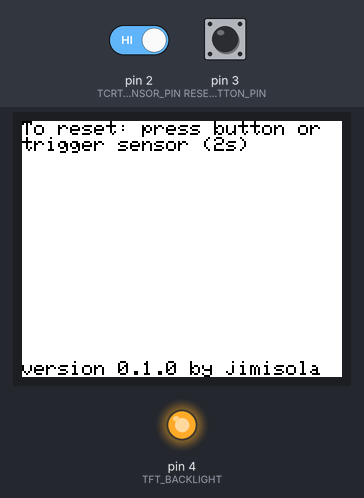
A program run on a simulated Arduino Nano, built with avr-gcc and run on an emulated ATmega328P. Parts: 160×128 colour display, output pins drawn as LEDs (lit = HIGH). The inputs (shaded band) are chosen by the test bench; at power-on: pin 2 (TCRT500_DIGITAL_SENSOR_PIN) HIGH, pin 3 (RESET_BUTTON_PIN) HIGH.

Above: at 0.2 s.
At 4.4 s:
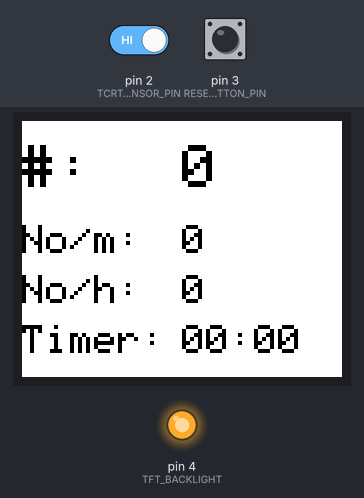
4.5 s: pin 2 (TCRT500_DIGITAL_SENSOR_PIN) driven LOW
At 4.98 s:
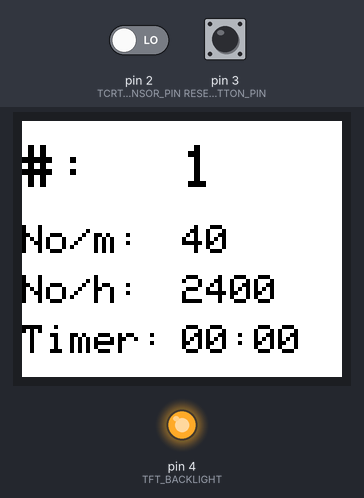
Timing chart, 0 to 7.5 s (numbered marks = the images above; inputs shaded):
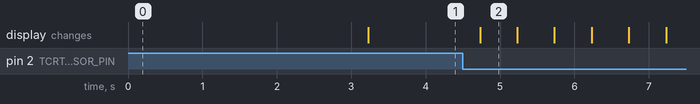

The program:

main.cpp
```cpp
#include <Arduino.h>
#include <Adafruit_GFX.h>
#include <Adafruit_ST7735.h>

#define DEBUG_MODE false

// TCRT5000 Sensor pin
#define TCRT500_DIGITAL_SENSOR_PIN 2

// Push button Sensor pin
#define RESET_BUTTON_PIN 3

// Define TFT pins
#define TFT_BACKLIGHT 4
#define TFT_RST 7
#define TFT_DC 8
#define TFT_CS 9
#define TFT_MOSI 11
#define TFT_SCLK 13

// Constants
#define TFT_FRAME_RATE 500
#define TFT_BRIGHTNESS 128
#define TCRT500_RESET_THRESHOLD 2000
#define RESET_DELAY 2000
#define DEBOUNCE_TIME_SENSOR 400
#define DEBOUNCE_PUSH_BUTTON 500

// Global variables
volatile bool initialDisplay = true;
volatile unsigned int counter = 0;
unsigned int objectsPerMinute = 0;
unsigned int objectsPerHour = 0;
unsigned long lastRateUpdate = 0;
unsigned long timerStart = 0;
unsigned int elapsedTimeMinutes = 0;
unsigned int elapsedTimeHours = 0;

volatile bool sensorTriggered = false;
volatile unsigned long sensorTriggerStartTime = 0;

volatile bool doReset = false;

#define LINE1 12
#define LINE2 52
#define LINE3 77
#define LINE4 102

Adafruit_ST7735 tft = Adafruit_ST7735(TFT_CS, TFT_DC, TFT_RST);

void resetCounters()
{
  initialDisplay = true;
  counter = 0;
  objectsPerMinute = 0;
  objectsPerHour = 0;
  lastRateUpdate = 0;
  timerStart = 0;
  elapsedTimeMinutes = 0;
  elapsedTimeHours = 0;

  sensorTriggered = false;
  sensorTriggerStartTime = 0;
  timerStart = millis();
}

void displayValues()
{
  static unsigned int lastCounter = 0, lastObjectsPerMinute = 0, lastObjectsPerHour = 0;
  static unsigned int lastElapsedTimeMinutes = 0, lastElapsedTimeHours = 0;

  tft.setTextSize(2);
  tft.setTextColor(ST77XX_BLACK, ST77XX_WHITE); // Overwrite previous text with background color

  if (initialDisplay)
  {
    // Draw static labels only once
    tft.setCursor(0, LINE1);
    tft.setTextSize(3);
    tft.print("#: ");
    tft.setTextSize(2);
    tft.setCursor(0, LINE2);
    tft.print("No/m: ");
    tft.setCursor(0, LINE3);
    tft.print("No/h: ");
    tft.setCursor(0, LINE4);
    tft.print("Timer: ");
  }

  // Print dynamic values at correct offsets
  if (initialDisplay || counter != lastCounter)
  {
    tft.fillRect(80, LINE1, 50, 32, ST77XX_WHITE);
    tft.setCursor(80, LINE1);
    tft.setTextSize(3);
    tft.print(counter);
    tft.setTextSize(2);
    lastCounter = counter;
  }

  if (initialDisplay || objectsPerMinute != lastObjectsPerMinute)
  {
    tft.fillRect(80, LINE2, 50, 16, ST77XX_WHITE);
    tft.setCursor(80, LINE2);
    tft.print(objectsPerMinute);
    lastObjectsPerMinute = objectsPerMinute;
  }

  if (initialDisplay || objectsPerHour != lastObjectsPerHour)
  {
    tft.fillRect(80, LINE3, 50, 16, ST77XX_WHITE);
    tft.setCursor(80, LINE3);
    tft.print(objectsPerHour);
    lastObjectsPerHour = objectsPerHour;
  }

  if (initialDisplay || elapsedTimeMinutes != lastElapsedTimeMinutes || elapsedTimeHours != lastElapsedTimeHours)
  {
    tft.fillRect(80, LINE4, 100, 16, ST77XX_WHITE);
    tft.setCursor(80, LINE4);
    tft.print(elapsedTimeMinutes > 9 ? "" : "0");
    tft.print(elapsedTimeMinutes);
    tft.print(":");
    tft.print(elapsedTimeHours > 9 ? "" : "0");
    tft.print(elapsedTimeHours);
    lastElapsedTimeMinutes = elapsedTimeMinutes;
    lastElapsedTimeHours = elapsedTimeHours;
  }

  initialDisplay = false;
}

void sensorChanged()
{
  static bool lastSensorState = HIGH;
  static bool sensorTriggered = false;
  static unsigned long lastTriggerTime = 0;
  unsigned long currentTime = millis();

  if (DEBUG_MODE)
    Serial.println("### inSensorChanged");

  bool currentSensorState = digitalRead(TCRT500_DIGITAL_SENSOR_PIN);

  if (currentSensorState == LOW && lastSensorState == HIGH) // FALLING edge detected
  {
    if (DEBUG_MODE)
      Serial.println("### Sensor changed to LOW");

    if (!sensorTriggered && currentTime - lastTriggerTime >= DEBOUNCE_TIME_SENSOR) // First detection
    {
      sensorTriggered = true;
      lastTriggerTime = currentTime;
      counter++;
      if (DEBUG_MODE)
        Serial.println("### Counter increased: " + String(counter));
    }
  }
  else if (currentSensorState == HIGH && lastSensorState == LOW) // RISING edge detected
  {
    if (DEBUG_MODE)
      Serial.println("### Sensor changed to HIGH");

    if (sensorTriggered)
    {
      // If the sensor was held for TCRT500_RESET_THRESHOLD, request a reset
      if (currentTime - lastTriggerTime >= TCRT500_RESET_THRESHOLD)
      {
        if (DEBUG_MODE)
          Serial.println("doReset in sensorChanged");
        doReset = true;
      }
    }

    sensorTriggered = false;
  }
  else
  {
    if (DEBUG_MODE)
      Serial.println("### Sensor state did not changed");
  }

  lastSensorState = currentSensorState;
}

void buttonPushed()
{
  static unsigned long last_interrupt_time = 0;
  unsigned long interrupt_time = millis();

  if (last_interrupt_time != 0 && (interrupt_time - last_interrupt_time > DEBOUNCE_PUSH_BUTTON))
  {
    Serial.println("doReset in buttonPushed");
    doReset = true;
  }

  last_interrupt_time = interrupt_time;
}

void reset()
{
  Serial.println("Resetting counters...");

  tft.fillScreen(ST77XX_WHITE);
  tft.setCursor(0, LINE2);
  tft.println("System reset...");

  unsigned long resetStartTime = millis();
  while (millis() - resetStartTime < RESET_DELAY)
  {
    // Wait without blocking interrupts
  }

  resetCounters();
  tft.fillScreen(ST77XX_WHITE);
  displayValues();
}

void setBrightness(int level)
{
  analogWrite(TFT_BACKLIGHT, constrain(level, 0, 255));
}

void setup()
{
  Serial.begin(115200);

  tft.initR(INITR_BLACKTAB);
  tft.setRotation(1);
  tft.fillScreen(ST77XX_WHITE);
  tft.setTextColor(ST77XX_BLACK, ST77XX_WHITE);
  tft.setTextSize(1);

  pinMode(TFT_BACKLIGHT, OUTPUT);
  setBrightness(TFT_BRIGHTNESS);

  tft.setCursor(0, 0);
  tft.print("To reset: press button or trigger sensor (" + String(2000 / 1000) + "s)");
  tft.setCursor(0, 120);
  tft.print("version 0.1.0 by jimisola");

  delay(3000);
  tft.fillScreen(ST77XX_WHITE);
  tft.setTextSize(2);
  displayValues();

  timerStart = millis();

  // configure tcrt500 sensor pin
  pinMode(TCRT500_DIGITAL_SENSOR_PIN, INPUT_PULLUP);
  attachInterrupt(digitalPinToInterrupt(TCRT500_DIGITAL_SENSOR_PIN), sensorChanged, CHANGE);

  // configure reset button interrupt
  pinMode(RESET_BUTTON_PIN, INPUT_PULLUP);
  attachInterrupt(digitalPinToInterrupt(RESET_BUTTON_PIN), buttonPushed, FALLING);
}

void loop()
{
  unsigned long currentTime = millis();

  if (doReset)
  {
    reset();
    doReset = false;
  }

  if (currentTime - lastRateUpdate >= TFT_FRAME_RATE)
  {
    float elapsedMinutes = (currentTime - timerStart) / 60000.0;
    float elapsedHours = elapsedMinutes / 60.0;

    objectsPerMinute = (elapsedMinutes > 0) ? (counter / elapsedMinutes) : 0;
    objectsPerHour = (elapsedHours > 0) ? (counter / elapsedHours) : 0;

    elapsedTimeMinutes = (currentTime - timerStart) / 60000;
    elapsedTimeHours = elapsedTimeMinutes / 60;
    elapsedTimeMinutes %= 60;

    lastRateUpdate = currentTime;
    displayValues();
  }
}
```

Measured:
- after the input at 4.5 s, the display: changes after 0.23 s (image 2)
- what the display in image 2 shows lasts 0.5 s, from 4.7 s to 5.2 s
